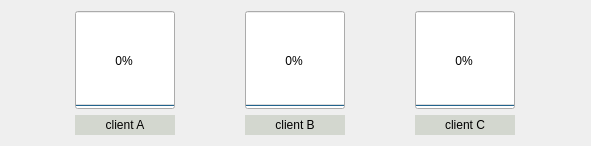
       <widget class="QWidget" name="workload_grid">
        <property name="geometry">
         <rect>
          <x>0</x>
          <y>0</y>
          <width>591</width>
          <height>146</height>
         </rect>
        </property>
        <layout class="QGridLayout" name="gridLayout_4">
         <item row="0" column="0">
          <widget class="QProgressBar" name="clientA_state">
           <property name="minimumSize">
            <size>
             <width>100</width>
             <height>0</height>
            </size>
           </property>
           <property name="value">
            <number>0</number>
           </property>
           <property name="orientation">
            <enum>Qt::Vertical</enum>
           </property>
          </widget>
         </item>
         <item row="0" column="1">
          <widget class="QProgressBar" name="clientB_state">
           <property name="minimumSize">
            <size>
             <width>100</width>
             <height>0</height>
            </size>
           </property>
           <property name="value">
            <number>0</number>
           </property>
           <property name="orientation">
            <enum>Qt::Vertical</enum>
           </property>
          </widget>
         </item>
         <item row="0" column="2">
          <widget class="QProgressBar" name="clientC_state">
           <property name="minimumSize">
            <size>
             <width>100</width>
             <height>0</height>
            </size>
           </property>
           <property name="value">
            <number>0</number>
           </property>
           <property name="orientation">
            <enum>Qt::Vertical</enum>
           </property>
          </widget>
         </item>
         <item row="1" column="0">
          <widget class="QLabel" name="clientA_val">
           <property name="minimumSize">
            <size>
             <width>0</width>
             <height>20</height>
            </size>
           </property>
           <property name="styleSheet">
            <string notr="true">background-color: rgb(211, 215, 207);</string>
           </property>
           <property name="text">
            <string>client A</string>
           </property>
           <property name="alignment">
            <set>Qt::AlignCenter</set>
           </property>
          </widget>
         </item>
         <item row="1" column="1">
          <widget class="QLabel" name="clientB_val">
           <property name="minimumSize">
            <size>
             <width>0</width>
             <height>20</height>
            </size>
           </property>
           <property name="styleSheet">
            <string notr="true">background-color: rgb(211, 215, 207);</string>
           </property>
           <property name="text">
            <string>client B</string>
           </property>
           <property name="alignment">
            <set>Qt::AlignCenter</set>
           </property>
          </widget>
         </item>
         <item row="1" column="2">
          <widget class="QLabel" name="clientC_val">
           <property name="sizePolicy">
            <sizepolicy hsizetype="Preferred" vsizetype="Preferred">
             <horstretch>0</horstretch>
             <verstretch>0</verstretch>
            </sizepolicy>
           </property>
           <property name="minimumSize">
            <size>
             <width>0</width>
             <height>20</height>
            </size>
           </property>
           <property name="styleSheet">
            <string notr="true">background-color: rgb(211, 215, 207);</string>
           </property>
           <property name="text">
            <string>client C</string>
           </property>
           <property name="alignment">
            <set>Qt::AlignCenter</set>
           </property>
          </widget>
         </item>
        </layout>
       </widget>
